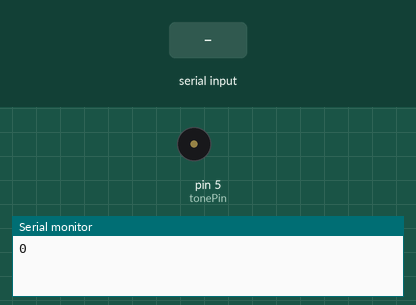
The sketch below on a simulated Arduino Uno, built with avr-gcc and run on an emulated ATmega328P. Shown: buzzer (waves = sounding), the last lines printed to the serial monitor. The test bench sets the inputs (shaded band).

Above: at 1.2 s.
1.3 s: "1\n" received over the second serial link
At 3.2 s:
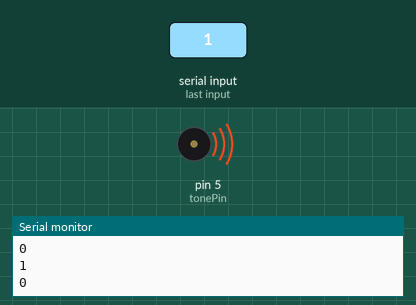
3.8 s: "90,45,200\n" received over the second serial link
Timing chart, 0 to 11.3 s (numbered marks = the images above; inputs shaded):
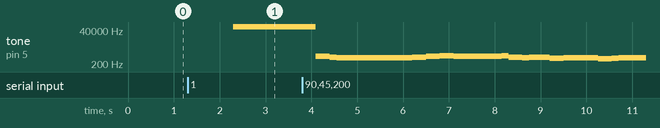

Measured:
- after the input at 1.3 s, tone on pin 5 (tonePin): silent → 65535 Hz after 1.0 s

The sketch:

houlai.ino
```cpp
#define D0 -1   //音符对应的相应频率
#define D1 523  //NOTE_D表示D调
#define D2 587
#define D3 659
#define D4 698
#define D5 784
#define D6 880
#define D7 988

#define DL1 261 //NOTE_DL表示D调LOW
#define DL2 294
#define DL3 329
#define DL4 349
#define DL5 392
#define DL6 440
#define DL7 493

#define DH1 1046//NOTE_DH表示D调HIGH
#define DH2 1175
#define DH3 1318
#define DH4 1397
#define DH5 1568
#define DH6 1760
#define DH7 1976
#define Speed 600

#include <SoftwareSerial.h>
SoftwareSerial ESP_Serial(2,3);

int tunehoulai[] =     //以下为《后来》乐谱中音符部分，用tune整数序列表示
{
  D0,D3,D2,D1,D1,D1,D1,D2,D3,D4,D3,D3,D4,D2,D1,D2,DL7,DL7,D1,DL6,DL6,DL7,D1,D1,D2,
  D3,DL7,DL7,D1,DL7,DL6,DL6,D6,D5,D4,D3,D4,D5,DL7,D1,D4,D3,D4,D4,D4,D3,D2,D1,DL7,D2,D1,
};
float durationhoulai[]=  //以下为《后来》节拍部分，用浮点序列duration表示
{
  3,0.5,0.25,0.25,1.5,0.5,0.5,0.5,0.5,0.5,1.5,0.25,0.25,0.5,0.25,0.75,0.25,0.25,1.25,0.25,0.25,0.25,1,0.5,0.5,
  0.5,0.25,2.25,0.5,0.25,0.25,1.5,0.5,0.5,0.5,0.5,0.5,1.5,0.5,1.5,0.25,0.25,1.5,0.25,0.25,0.5,0.5,0.5,0.25,0.25,4,
};
int tunekanong[] =     //以下为《卡农》乐谱中音符部分，用tune整数序列表示
{
  DH5,DH3,DH4,DH5,DH3,DH4,DH5,D5,D6,D7,DH1,DH2,DH3,DH4,
  DH3,DH1,DH2,DH3,D3,D4,D5,D6,D5,D4,D5,D3,D4,D5,
  D4,D6,D5,D4,D3,D2,D3,D2,D1,D2,D3,D4,D5,D6,
  D4,D6,D5,D6,D7,DH1,D5,D6,D7,DH1,DH2,DH3,DH4,DH5,
//  DH3,DH1,DH2,DH3,DH2,DH1,DH2,D7,DH1,DH2,DH3,DH2,DH1,D7,
//  DH1,D6,D7,DH1,D1,D2,D3,D4,D3,D2,D3,DH1,D7,DH1,
//  D6,DH1,D7,D6,D5,D4,D5,D4,D3,D4,D5,D6,D7,D1,
//  D6,DH1,D7,DH1,D7,D6,D7,DH1,DH2,DH1,D7,DH1,D6,D7,
};
float durationkanong[]=  //以下为《卡农》节拍部分，用浮点序列duration表示
{
  0.5,0.25,0.25,0.5,0.25,0.25,0.25,0.25,0.25,0.25,0.25,0.25,0.25,0.25,0.5,0.25,0.25,0.5,0.25,0.25,0.25,0.25,0.25,0.25,0.25,0.25,0.25,0.25,
  0.5,0.25,0.25,0.5,0.25,0.25,0.25,0.25,0.25,0.25,0.25,0.25,0.25,0.25,0.5,0.25,0.25,0.5,0.25,0.25,0.25,0.25,0.25,0.25,0.25,0.25,0.25,0.25,
//  0.5,0.25,0.25,0.5,0.25,0.25,0.25,0.25,0.25,0.25,0.25,0.25,0.25,0.25,0.5,0.25,0.25,0.5,0.25,0.25,0.25,0.25,0.25,0.25,0.25,0.25,0.25,0.25,
//  0.5,0.25,0.25,0.5,0.25,0.25,0.25,0.25,0.25,0.25,0.25,0.25,0.25,0.25,0.5,0.25,0.25,0.5,0.25,0.25,0.25,0.25,0.25,0.25,0.25,0.25,0.25,0.25,
};
int tunetiankongzhicheng[]=     //以下为《天空之城》乐谱中音符部分，用tune整数序列表示
{
  D0,D6,D7,DH1,D7,DH1,DH3,D7,D3,D3,D6,D5,D6,DH1,D5,D3,D4,D3,D4,DH1,D3,D0,DH1,DH1,DH1,D7,(D4+D5)/2,(D4+D5)/2,D7,D7,D0,D6,D7,DH1,D7,DH1,DH3,D7,D3,D3,D6,D5,D6,DH1,
  D5,D2,D3,D4,DH1,D7,D7,DH1,DH1,DH2,DH2,DH3,DH1,DH1,DH1,D7,D6,D6,D7,(D5+D6)/2,D6,DH1,DH2,DH3,DH2,DH3,DH5,DH2,D5,D5,DH1,D7,DH1,DH3,DH3,
  D6,D7,DH1,D7,DH2,DH2,DH1,D5,D5,DH4,DH3,DH2,DH1,DH3,DH3,DH6,DH5,DH5,DH3,DH2,DH1,D0,DH1,DH2,DH1,DH2,DH2,DH5,DH3,DH3,DH6,DH5,DH3,DH2,DH1,D0,DH1,DH2,DH1,DH2,DH2,D7,D6,
};
float durationtiankongzhicheng[]=  //以下为《天空之城》节拍部分，用浮点序列duration表示
{
  3,0.5,0.5,1.5,0.5,1,1,3,0.5,0.5,1.5,0.5,1,1,3,1,1.5,0.5,1,1,2,0.5,0.5,0.5,0.5,1.5,0.5,1,1,2,1,0.5,0.5,1.5,0.5,1,1,3,0.5,0.5,1.5,0.5,1,1,
  3,0.5,0.5,1,0.5,0.5,0.5,0.5,1,0.5,0.5,0.5,0.5,2,0.5,0.5,0.5,0.5,1,1,3,0.5,0.5,1.5,0.5,1,1,3,0.5,0.5,1.5,0.5,1,1,4,
  0.5,0.5,1,1,0.5,0.5,1.5,0.5,2,1,1,1,1,3,1,2,1,1,0.5,0.5,2,0.5,0.5,1,0.5,0.5,1,1,3,1,2,2,0.5,0.5,2,0.5,0.5,1,0.5,0.5,1,1,3,
};

int lengthhoulai;//这里定义一个变量，后面用来表示共有多少个音符
int lengthkanong;
int lengthtiankongzhicheng;
int tonePin=5;//蜂鸣器的pin
int stream1; //控制蜂鸣器

void setup()
{
  Serial.begin(9600);  //定义串口波特率
  ESP_Serial.begin(115200);  //定义软串口波特率
  pinMode(tonePin,OUTPUT);//设置蜂鸣器的pin为输出模式
  lengthhoulai = sizeof(tunehoulai)/sizeof(tunehoulai[0]);//这里用了一个sizeof函数，可以查出tone序列里有多少个音符
  lengthkanong = sizeof(tunekanong)/sizeof(tunekanong[0]);
  lengthtiankongzhicheng = sizeof(tunetiankongzhicheng)/sizeof(tunetiankongzhicheng[0]);
}

void loop()
{
  stream1 = ESP_Serial.parseInt();
  Serial.println(stream1);
  if(stream1==1)
  {
    for(int x=0;x<lengthhoulai && stream1 != 2 && stream1 != 3 &&stream1!=4; x++)//循环音符的次数
    {

        if(x%8==0)
        {stream1 = ESP_Serial.parseInt();}
        Serial.println(stream1);
        tone(tonePin,tunehoulai[x]);//此函数依次播放tune序列里的数组，即每个音符
        delay(Speed*durationhoulai[x]);//每个音符持续的时间，即节拍duration，调整时间越大，曲子速度越慢；越小曲子速度越快
        noTone(tonePin);//停止当前音符，进入下一音符
    }
  }
  if(stream1==2)
  {
    for(int x=0;x<lengthkanong && stream1 != 1 && stream1 != 3&&stream1!=4; x++)//循环音符的次数
    {
        if(x%16==0)
        {stream1 = ESP_Serial.parseInt();}
        Serial.println(stream1);
        tone(tonePin,tunekanong[x]);//此函数依次播放tune序列里的数组，即每个音符
        delay(Speed*durationkanong[x]);//每个音符持续的时间，即节拍duration，调整时间越大，曲子速度越慢；越小曲子速度越快
        noTone(tonePin);//停止当前音符，进入下一音符
    }
  }
  if(stream1==3)
  {
    for(int x=0;x<lengthtiankongzhicheng && stream1 != 1 && stream1 != 2&&stream1!=4; x++)//循环音符的次数
    {

        Serial.println(stream1);
        tone(tonePin,tunetiankongzhicheng[x]);//此函数依次播放tune序列里的数组，即每个音符
        if(x%4==0)
        {stream1 = ESP_Serial.parseInt();}
        delay(Speed*durationtiankongzhicheng[x]);//每个音符持续的时间，即节拍duration，调整时间越大，曲子速度越慢；越小曲子速度越快
        noTone(tonePin);//停止当前音符，进入下一音符
    }
  }
}
```
